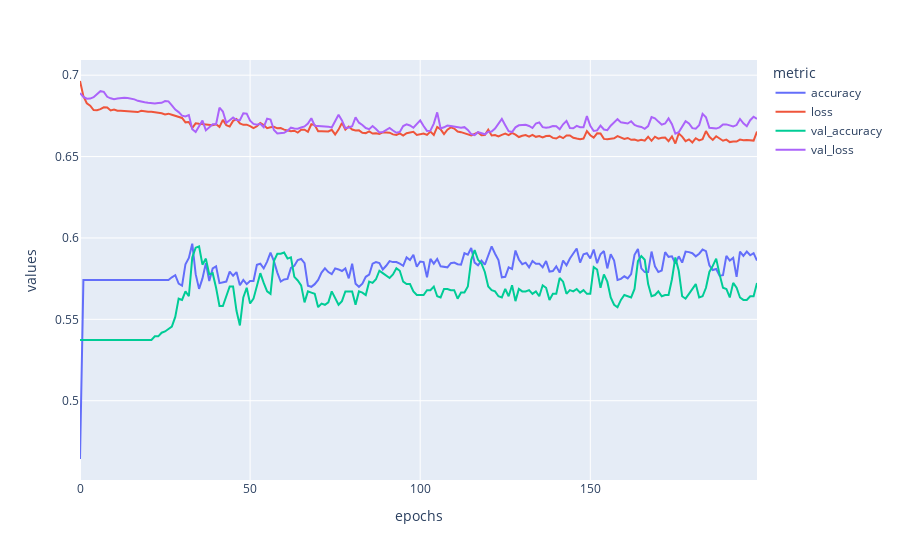

Write notebook code for a chart like this one.
### Code cell
ico_training.train_network(loss='binary_crossentropy',
        optimizer='adam',
        metrics=['accuracy'],#, Recall()],
        epochs=200,
        verbose=0,
        batch_size=64,
        callback=earlystop)
ico_training.plot_training()

### Figure 1 — Plotly figure (JSON) as saved in the notebook; plotly's stock layout.template omitted (floating-point values rounded to 4 significant figures; data arrays with more than 128 entries replaced by an {"elided": "..."} marker saying what was removed)
{"data": [{"hovertemplate": "<b>%{hovertext}</b><br><br>metric=accuracy<br>epochs=%{x}<br>values=%{y}<extra></extra>", "hovertext": {"elided": "200 str values"}, "legendgroup": "accuracy", "line": {"color": "#636efa", "dash": "solid"}, "mode": "lines", "name": "accuracy", "orientation": "v", "showlegend": true, "type": "scatter", "x": {"elided": "200 int values"}, "xaxis": "x", "y": {"elided": "200 float values"}, "yaxis": "y"}, {"hovertemplate": "<b>%{hovertext}</b><br><br>metric=loss<br>epochs=%{x}<br>values=%{y}<extra></extra>", "hovertext": {"elided": "200 str values"}, "legendgroup": "loss", "line": {"color": "#EF553B", "dash": "solid"}, "mode": "lines", "name": "loss", "orientation": "v", "showlegend": true, "type": "scatter", "x": {"elided": "200 int values"}, "xaxis": "x", "y": {"elided": "200 float values"}, "yaxis": "y"}, {"hovertemplate": "<b>%{hovertext}</b><br><br>metric=val_accuracy<br>epochs=%{x}<br>values=%{y}<extra></extra>", "hovertext": {"elided": "200 str values"}, "legendgroup": "val_accuracy", "line": {"color": "#00cc96", "dash": "solid"}, "mode": "lines", "name": "val_accuracy", "orientation": "v", "showlegend": true, "type": "scatter", "x": {"elided": "200 int values"}, "xaxis": "x", "y": {"elided": "200 float values"}, "yaxis": "y"}, {"hovertemplate": "<b>%{hovertext}</b><br><br>metric=val_loss<br>epochs=%{x}<br>values=%{y}<extra></extra>", "hovertext": {"elided": "200 str values"}, "legendgroup": "val_loss", "line": {"color": "#ab63fa", "dash": "solid"}, "mode": "lines", "name": "val_loss", "orientation": "v", "showlegend": true, "type": "scatter", "x": {"elided": "200 int values"}, "xaxis": "x", "y": {"elided": "200 float values"}, "yaxis": "y"}], "layout": {"autosize": true, "legend": {"title": {"text": "metric"}, "tracegroupgap": 0}, "margin": {"t": 60}, "xaxis": {"anchor": "y", "autorange": true, "domain": [0, 1], "range": [0, 199], "title": {"text": "epochs"}, "type": "linear"}, "yaxis": {"anchor": "x", "autorange": true, "domain": [0, 1], "range": [0.4513, 0.7093], "title": {"text": "values"}, "type": "linear"}}}
